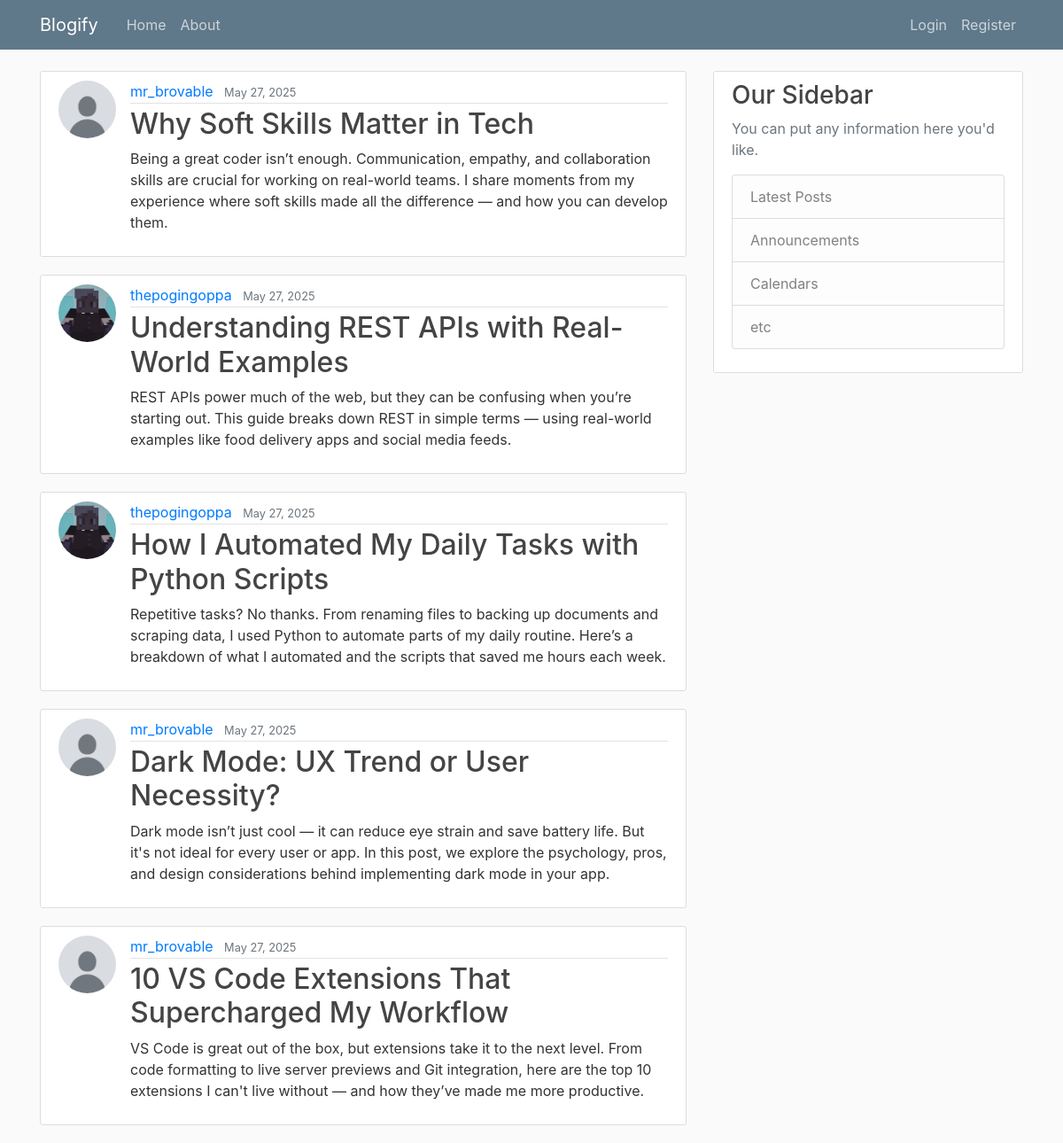
The page / on the database its author committed.
### blog/models.py (models this page shows, shortened)
class Post(models.Model):
    title = models.CharField(max_length=100)
    content = models.TextField()
    date_posted = models.DateTimeField(default=timezone.now)
    author = models.ForeignKey(User, on_delete=models.CASCADE)

### users/models.py (models this page shows, shortened)
class Profile(models.Model):
    user = models.OneToOneField(User, on_delete=models.CASCADE)
    image = models.ImageField(default='default.jpg', upload_to='profile_pics')

### blog/views.py (the view)
# urls.py: path('', PostListView.as_view(), name='blog-home'),
class PostListView(ListView):
    model = Post
    template_name = 'blog/home.html'
    context_object_name = 'posts'
    ordering = ['-date_posted']
    paginate_by = 5

### blog/templates/blog/home.html
{% extends 'blog/base.html' %}
{% block content %}
    {% for post in posts %}
        <article class="media content-section">
            <img class="rounded-circle article-img" src="{{ post.author.profile.image.url }}" alt="">
            <div class="media-body">
            <div class="article-metadata">
                <a class="mr-2" href="#">{{ post.author }}</a>
                <small class="text-muted">{{ post.date_posted | date:"F d, Y" }}</small>
            </div>
            <h2><a class="article-title" href="{% url 'post-detail' post.id%}">{{ post.title }}</a></h2>
            <p class="article-content">{{ post.content }}</p>
            </div>
        </article>
    {% endfor %}
{% endblock content %}

### blog/static/blog/main.css (style rules this page uses)
body { background: #fafafa; color: #333333; margin-top: 5rem; }
h1, h2, h3, h4, h5, h6 { color: #444444; }
.content-section { background: #ffffff; padding: 10px 20px; border: 1px solid #dddddd; border-radius: 3px; margin-bottom: 20px; }
.article-title { color: #444444; }
.article-content { white-space: pre-line; }
.article-img { height: 65px; width: 65px; margin-right: 16px; }
.article-metadata { padding-bottom: 1px; margin-bottom: 4px; border-bottom: 1px solid #e3e3e3 }

### rows shown on the page
Post: author.profile.image (placeholder picture), author "mr_brovable", date_posted "May 27, 2025", title "Why Soft Skills Matter in Tech", content "Being a great coder isn’t enough. Communication, empathy, and collaboration skills are crucial for working on real-world teams. I share moments from my experience where soft skills made all the difference — and how you can develop them."
Post: author.profile.image (picture), author "thepogingoppa", date_posted "May 27, 2025", title "Understanding REST APIs with Real-World Examples", content "REST APIs power much of the web, but they can be confusing when you’re starting out. This guide breaks down REST in simple terms — using real-world examples like food delivery apps and social media feeds."
Post: author.profile.image (picture), author "thepogingoppa", date_posted "May 27, 2025", title "How I Automated My Daily Tasks with Python Scripts", content "Repetitive tasks? No thanks. From renaming files to backing up documents and scraping data, I used Python to automate parts of my daily routine. Here’s a breakdown of what I automated and the scripts that saved me hours each week."
Post: author.profile.image (placeholder picture), author "mr_brovable", date_posted "May 27, 2025", title "Dark Mode: UX Trend or User Necessity?", content "Dark mode isn’t just cool — it can reduce eye strain and save battery life. But it's not ideal for every user or app. In this post, we explore the psychology, pros, and design considerations behind implementing dark mode in your app."
Post: author.profile.image (placeholder picture), author "mr_brovable", date_posted "May 27, 2025", title "10 VS Code Extensions That Supercharged My Workflow", content "VS Code is great out of the box, but extensions take it to the next level. From code formatting to live server previews and Git integration, here are the top 10 extensions I can't live without — and how they’ve made me more productive."
